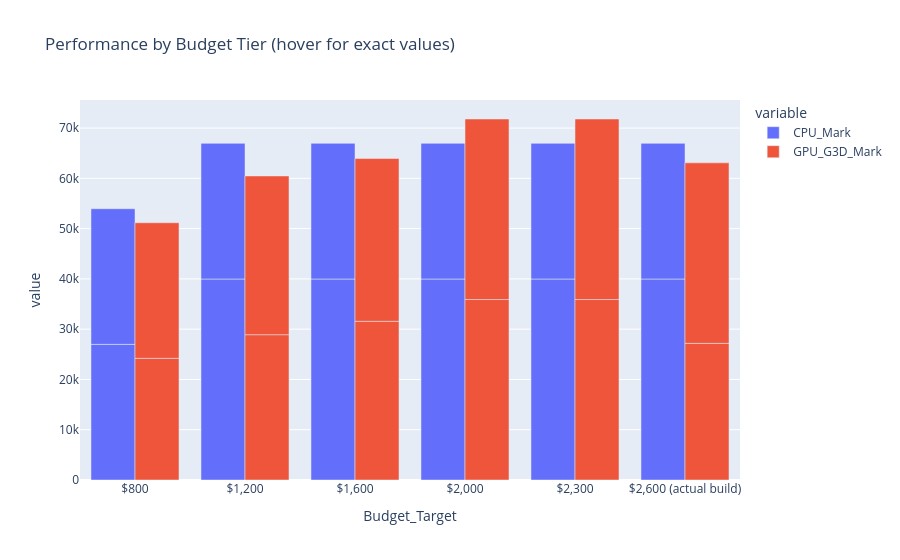

Source (notebook cell):
### Code cell
import plotly.express as px

fig = px.bar(
    budget_df,
    x='Budget_Target',
    y=['CPU_Mark', 'GPU_G3D_Mark'],
    barmode='group',
    title='Performance by Budget Tier (hover for exact values)'
)
fig.show()

### Figure 1 — Plotly figure (JSON) as saved in the notebook; plotly's stock layout.template omitted (floating-point values rounded to 4 significant figures)
{"data": [{"alignmentgroup": "True", "hovertemplate": "variable=CPU_Mark<br>Budget_Target=%{x}<br>value=%{y}<extra></extra>", "legendgroup": "CPU_Mark", "marker": {"color": "#636efa", "pattern": {"shape": ""}}, "name": "CPU_Mark", "offsetgroup": "CPU_Mark", "orientation": "v", "showlegend": true, "textposition": "auto", "type": "bar", "x": ["$800", "$800", "$1,200", "$1,200", "$1,600", "$1,600", "$2,000", "$2,000", "$2,300", "$2,300", "$2,600 (actual build)", "$2,600 (actual build)"], "xaxis": "x", "y": [26977, 26977, 39977, 26977, 39977, 26977, 39977, 26977, 39977, 26977, 39977, 26977], "yaxis": "y"}, {"alignmentgroup": "True", "hovertemplate": "variable=GPU_G3D_Mark<br>Budget_Target=%{x}<br>value=%{y}<extra></extra>", "legendgroup": "GPU_G3D_Mark", "marker": {"color": "#EF553B", "pattern": {"shape": ""}}, "name": "GPU_G3D_Mark", "offsetgroup": "GPU_G3D_Mark", "orientation": "v", "showlegend": true, "textposition": "auto", "type": "bar", "x": ["$800", "$800", "$1,200", "$1,200", "$1,600", "$1,600", "$2,000", "$2,000", "$2,300", "$2,300", "$2,600 (actual build)", "$2,600 (actual build)"], "xaxis": "x", "y": [24207, 26959, 28900, 31570, 31570, 32367, 35900, 35900, 35900, 35900, 27183, 35900], "yaxis": "y"}], "layout": {"barmode": "group", "legend": {"title": {"text": "variable"}, "tracegroupgap": 0}, "title": {"text": "Performance by Budget Tier (hover for exact values)"}, "xaxis": {"anchor": "y", "domain": [0, 1], "title": {"text": "Budget_Target"}}, "yaxis": {"anchor": "x", "domain": [0, 1], "title": {"text": "value"}}}}
